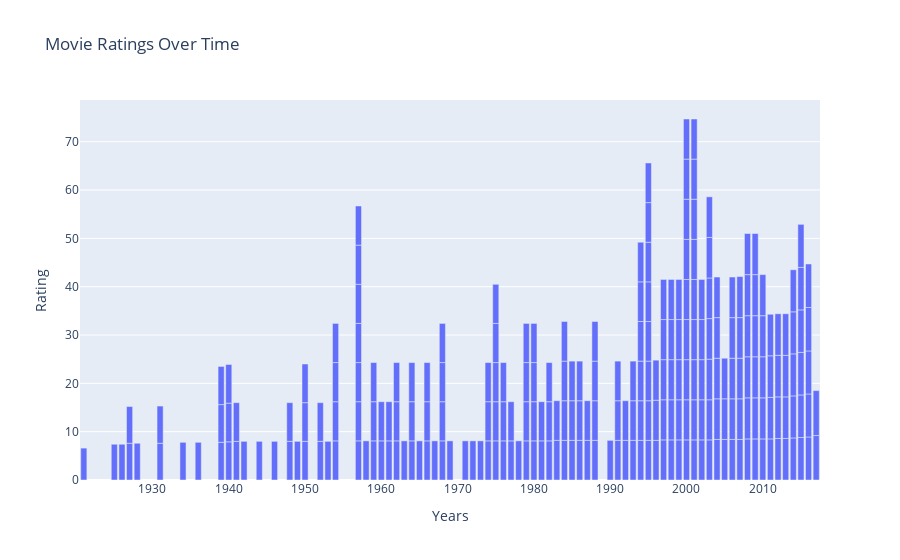

The cell this chart's notebook holds for it:
### Code cell
years = []
ratings = []

with open('imdb_scraped.csv', newline='') as csvfile:
    moviereader = csv.reader(csvfile, delimiter=',', quotechar='\"')
    for movie in moviereader:
        #print(movie)
        if len(movie) < 2:
            continue
        rating = movie[4]
        year = movie[-1]
        year = re.findall('\d\d\d\d', year)
        if year:
            year = int(year[0])
            if rating:
                rating_number = float(rating)
                years.append(year)
                ratings.append(rating_number)
                #print(f"Year: {year}, gross: {gross_number}")
ratings = sorted(ratings)
years = sorted(years)
fig = go.Figure(data=go.Bar(y=ratings, x=years))
#fig.update_yaxes(type="category")
fig.update_layout(
    title="Movie Ratings Over Time",
    xaxis_title="Years",
    yaxis_title="Rating",
)
fig.show()

### Figure 1 — Plotly figure (JSON) as saved in the notebook; plotly's stock layout.template omitted (floating-point values rounded to 4 significant figures; data arrays with more than 128 entries replaced by an {"elided": "..."} marker saying what was removed)
{"data": [{"type": "bar", "x": {"elided": "250 int values"}, "y": {"elided": "250 float values"}}], "layout": {"title": {"text": "Movie Ratings Over Time"}, "xaxis": {"title": {"text": "Years"}}, "yaxis": {"title": {"text": "Rating"}}}}
